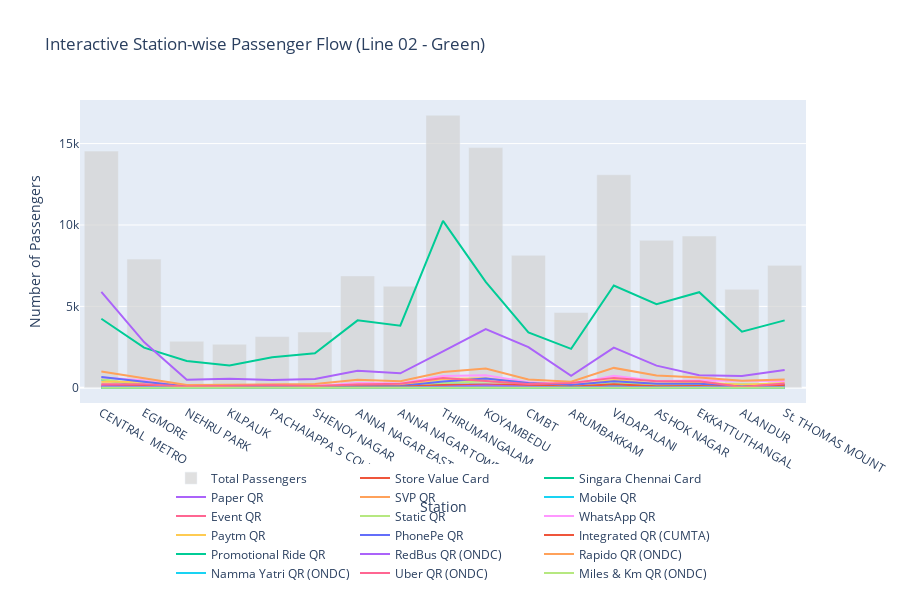

Notebook source saved alongside this figure:
### Code cell
import plotly.graph_objects as go

fig_line_02 = go.Figure()

# bar
fig_line_02.add_trace(go.Bar(
    x=df_line_02['Station'],
    y=df_line_02['Total Passengers'],
    name='Total Passengers',
    marker_color='lightgray',
    opacity=0.7,
    hovertemplate='<b>Total Passengers</b>: %{y}<extra></extra>'
))

payment_method_columns_line_02 = [col for col in df_line_02.columns if col not in ['Station', 'Total Passengers']]

# line
for method in payment_method_columns_line_02:
    fig_line_02.add_trace(go.Scatter(
        x=df_line_02['Station'],
        y=df_line_02[method],
        mode='lines',
        name=method,
        hovertemplate='<b>' + method + '</b>: %{y}<extra></extra>'
    ))

# layout
fig_line_02.update_layout(
    title_text='Interactive Station-wise Passenger Flow (Line 02 - Green)',
    xaxis_title='Station',
    yaxis_title='Number of Passengers',
    hovermode='x unified',
    legend=dict(
        orientation="h",
        yanchor="top",
        y=-0.2,
        xanchor="center",
        x=0.5
    ),
    height=600,
    margin=dict(t=100, b=150)
)

fig_line_02.show()

### Figure 1 — Plotly figure (JSON) as saved in the notebook; plotly's stock layout.template omitted (floating-point values rounded to 4 significant figures)
{"data": [{"hovertemplate": "<b>Total Passengers</b>: %{y}<extra></extra>", "marker": {"color": "lightgray"}, "name": "Total Passengers", "opacity": 0.7, "type": "bar", "x": ["CENTRAL  METRO", "EGMORE", "NEHRU PARK", "KILPAUK", "PACHAIAPPA S COLLEGE", "SHENOY NAGAR", "ANNA NAGAR EAST", "ANNA NAGAR TOWER", "THIRUMANGALAM", "KOYAMBEDU", "CMBT", "ARUMBAKKAM", "VADAPALANI", "ASHOK NAGAR", "EKKATTUTHANGAL", "ALANDUR", "St. THOMAS MOUNT"], "y": [14537, 7907, 2868, 2679, 3149, 3428, 6874, 6243, 16745, 14753, 8148, 4627, 13084, 9059, 9323, 6055, 7521]}, {"hovertemplate": "<b>Store Value Card</b>: %{y}<extra></extra>", "mode": "lines", "name": "Store Value Card", "type": "scatter", "x": ["CENTRAL  METRO", "EGMORE", "NEHRU PARK", "KILPAUK", "PACHAIAPPA S COLLEGE", "SHENOY NAGAR", "ANNA NAGAR EAST", "ANNA NAGAR TOWER", "THIRUMANGALAM", "KOYAMBEDU", "CMBT", "ARUMBAKKAM", "VADAPALANI", "ASHOK NAGAR", "EKKATTUTHANGAL", "ALANDUR", "St. THOMAS MOUNT"], "y": [58, 30, 13, 11, 16, 11, 26, 44, 111, 54, 30, 16, 72, 35, 25, 44, 27]}, {"hovertemplate": "<b>Singara Chennai Card</b>: %{y}<extra></extra>", "mode": "lines", "name": "Singara Chennai Card", "type": "scatter", "x": ["CENTRAL  METRO", "EGMORE", "NEHRU PARK", "KILPAUK", "PACHAIAPPA S COLLEGE", "SHENOY NAGAR", "ANNA NAGAR EAST", "ANNA NAGAR TOWER", "THIRUMANGALAM", "KOYAMBEDU", "CMBT", "ARUMBAKKAM", "VADAPALANI", "ASHOK NAGAR", "EKKATTUTHANGAL", "ALANDUR", "St. THOMAS MOUNT"], "y": [4245, 2471, 1648, 1374, 1881, 2117, 4145, 3821, 10251, 6504, 3402, 2392, 6281, 5137, 5874, 3448, 4144]}, {"hovertemplate": "<b>Paper QR</b>: %{y}<extra></extra>", "mode": "lines", "name": "Paper QR", "type": "scatter", "x": ["CENTRAL  METRO", "EGMORE", "NEHRU PARK", "KILPAUK", "PACHAIAPPA S COLLEGE", "SHENOY NAGAR", "ANNA NAGAR EAST", "ANNA NAGAR TOWER", "THIRUMANGALAM", "KOYAMBEDU", "CMBT", "ARUMBAKKAM", "VADAPALANI", "ASHOK NAGAR", "EKKATTUTHANGAL", "ALANDUR", "St. THOMAS MOUNT"], "y": [5898, 2812, 491, 558, 481, 538, 1048, 890, 2237, 3614, 2499, 745, 2466, 1364, 775, 731, 1103]}, {"hovertemplate": "<b>SVP QR</b>: %{y}<extra></extra>", "mode": "lines", "name": "SVP QR", "type": "scatter", "x": ["CENTRAL  METRO", "EGMORE", "NEHRU PARK", "KILPAUK", "PACHAIAPPA S COLLEGE", "SHENOY NAGAR", "ANNA NAGAR EAST", "ANNA NAGAR TOWER", "THIRUMANGALAM", "KOYAMBEDU", "CMBT", "ARUMBAKKAM", "VADAPALANI", "ASHOK NAGAR", "EKKATTUTHANGAL", "ALANDUR", "St. THOMAS MOUNT"], "y": [194, 43, 26, 18, 20, 22, 54, 54, 163, 80, 48, 27, 83, 67, 113, 150, 92]}, {"hovertemplate": "<b>Mobile QR</b>: %{y}<extra></extra>", "mode": "lines", "name": "Mobile QR", "type": "scatter", "x": ["CENTRAL  METRO", "EGMORE", "NEHRU PARK", "KILPAUK", "PACHAIAPPA S COLLEGE", "SHENOY NAGAR", "ANNA NAGAR EAST", "ANNA NAGAR TOWER", "THIRUMANGALAM", "KOYAMBEDU", "CMBT", "ARUMBAKKAM", "VADAPALANI", "ASHOK NAGAR", "EKKATTUTHANGAL", "ALANDUR", "St. THOMAS MOUNT"], "y": [492, 131, 27, 24, 24, 27, 64, 57, 201, 192, 97, 53, 137, 63, 111, 186, 140]}, {"hovertemplate": "<b>Event QR</b>: %{y}<extra></extra>", "mode": "lines", "name": "Event QR", "type": "scatter", "x": ["CENTRAL  METRO", "EGMORE", "NEHRU PARK", "KILPAUK", "PACHAIAPPA S COLLEGE", "SHENOY NAGAR", "ANNA NAGAR EAST", "ANNA NAGAR TOWER", "THIRUMANGALAM", "KOYAMBEDU", "CMBT", "ARUMBAKKAM", "VADAPALANI", "ASHOK NAGAR", "EKKATTUTHANGAL", "ALANDUR", "St. THOMAS MOUNT"], "y": [0, 0, 0, 0, 0, 0, 0, 0, 0, 0, 0, 0, 0, 0, 0, 0, 0]}, {"hovertemplate": "<b>Static QR</b>: %{y}<extra></extra>", "mode": "lines", "name": "Static QR", "type": "scatter", "x": ["CENTRAL  METRO", "EGMORE", "NEHRU PARK", "KILPAUK", "PACHAIAPPA S COLLEGE", "SHENOY NAGAR", "ANNA NAGAR EAST", "ANNA NAGAR TOWER", "THIRUMANGALAM", "KOYAMBEDU", "CMBT", "ARUMBAKKAM", "VADAPALANI", "ASHOK NAGAR", "EKKATTUTHANGAL", "ALANDUR", "St. THOMAS MOUNT"], "y": [534, 172, 38, 47, 32, 56, 106, 86, 296, 409, 162, 80, 284, 185, 181, 227, 175]}, {"hovertemplate": "<b>WhatsApp QR</b>: %{y}<extra></extra>", "mode": "lines", "name": "WhatsApp QR", "type": "scatter", "x": ["CENTRAL  METRO", "EGMORE", "NEHRU PARK", "KILPAUK", "PACHAIAPPA S COLLEGE", "SHENOY NAGAR", "ANNA NAGAR EAST", "ANNA NAGAR TOWER", "THIRUMANGALAM", "KOYAMBEDU", "CMBT", "ARUMBAKKAM", "VADAPALANI", "ASHOK NAGAR", "EKKATTUTHANGAL", "ALANDUR", "St. THOMAS MOUNT"], "y": [653, 450, 136, 136, 127, 108, 298, 267, 734, 778, 351, 200, 740, 428, 452, 429, 416]}, {"hovertemplate": "<b>Paytm QR</b>: %{y}<extra></extra>", "mode": "lines", "name": "Paytm QR", "type": "scatter", "x": ["CENTRAL  METRO", "EGMORE", "NEHRU PARK", "KILPAUK", "PACHAIAPPA S COLLEGE", "SHENOY NAGAR", "ANNA NAGAR EAST", "ANNA NAGAR TOWER", "THIRUMANGALAM", "KOYAMBEDU", "CMBT", "ARUMBAKKAM", "VADAPALANI", "ASHOK NAGAR", "EKKATTUTHANGAL", "ALANDUR", "St. THOMAS MOUNT"], "y": [372, 368, 97, 87, 64, 89, 208, 170, 545, 585, 277, 166, 481, 246, 327, 193, 288]}, {"hovertemplate": "<b>PhonePe QR</b>: %{y}<extra></extra>", "mode": "lines", "name": "PhonePe QR", "type": "scatter", "x": ["CENTRAL  METRO", "EGMORE", "NEHRU PARK", "KILPAUK", "PACHAIAPPA S COLLEGE", "SHENOY NAGAR", "ANNA NAGAR EAST", "ANNA NAGAR TOWER", "THIRUMANGALAM", "KOYAMBEDU", "CMBT", "ARUMBAKKAM", "VADAPALANI", "ASHOK NAGAR", "EKKATTUTHANGAL", "ALANDUR", "St. THOMAS MOUNT"], "y": [660, 365, 76, 77, 84, 82, 124, 110, 387, 578, 292, 168, 401, 251, 253, 81, 168]}, {"hovertemplate": "<b>Integrated QR (CUMTA)</b>: %{y}<extra></extra>", "mode": "lines", "name": "Integrated QR (CUMTA)", "type": "scatter", "x": ["CENTRAL  METRO", "EGMORE", "NEHRU PARK", "KILPAUK", "PACHAIAPPA S COLLEGE", "SHENOY NAGAR", "ANNA NAGAR EAST", "ANNA NAGAR TOWER", "THIRUMANGALAM", "KOYAMBEDU", "CMBT", "ARUMBAKKAM", "VADAPALANI", "ASHOK NAGAR", "EKKATTUTHANGAL", "ALANDUR", "St. THOMAS MOUNT"], "y": [105, 155, 31, 40, 38, 23, 81, 63, 176, 206, 179, 72, 224, 104, 120, 46, 162]}, {"hovertemplate": "<b>Promotional Ride QR</b>: %{y}<extra></extra>", "mode": "lines", "name": "Promotional Ride QR", "type": "scatter", "x": ["CENTRAL  METRO", "EGMORE", "NEHRU PARK", "KILPAUK", "PACHAIAPPA S COLLEGE", "SHENOY NAGAR", "ANNA NAGAR EAST", "ANNA NAGAR TOWER", "THIRUMANGALAM", "KOYAMBEDU", "CMBT", "ARUMBAKKAM", "VADAPALANI", "ASHOK NAGAR", "EKKATTUTHANGAL", "ALANDUR", "St. THOMAS MOUNT"], "y": [0, 0, 0, 0, 0, 0, 0, 0, 0, 0, 0, 0, 0, 0, 0, 0, 0]}, {"hovertemplate": "<b>RedBus QR (ONDC)</b>: %{y}<extra></extra>", "mode": "lines", "name": "RedBus QR (ONDC)", "type": "scatter", "x": ["CENTRAL  METRO", "EGMORE", "NEHRU PARK", "KILPAUK", "PACHAIAPPA S COLLEGE", "SHENOY NAGAR", "ANNA NAGAR EAST", "ANNA NAGAR TOWER", "THIRUMANGALAM", "KOYAMBEDU", "CMBT", "ARUMBAKKAM", "VADAPALANI", "ASHOK NAGAR", "EKKATTUTHANGAL", "ALANDUR", "St. THOMAS MOUNT"], "y": [93, 79, 20, 6, 7, 13, 13, 22, 64, 141, 61, 27, 75, 26, 46, 24, 31]}, {"hovertemplate": "<b>Rapido QR (ONDC)</b>: %{y}<extra></extra>", "mode": "lines", "name": "Rapido QR (ONDC)", "type": "scatter", "x": ["CENTRAL  METRO", "EGMORE", "NEHRU PARK", "KILPAUK", "PACHAIAPPA S COLLEGE", "SHENOY NAGAR", "ANNA NAGAR EAST", "ANNA NAGAR TOWER", "THIRUMANGALAM", "KOYAMBEDU", "CMBT", "ARUMBAKKAM", "VADAPALANI", "ASHOK NAGAR", "EKKATTUTHANGAL", "ALANDUR", "St. THOMAS MOUNT"], "y": [1009, 612, 175, 195, 214, 234, 495, 406, 970, 1187, 513, 376, 1225, 752, 639, 440, 506]}, {"hovertemplate": "<b>Namma Yatri QR (ONDC)</b>: %{y}<extra></extra>", "mode": "lines", "name": "Namma Yatri QR (ONDC)", "type": "scatter", "x": ["CENTRAL  METRO", "EGMORE", "NEHRU PARK", "KILPAUK", "PACHAIAPPA S COLLEGE", "SHENOY NAGAR", "ANNA NAGAR EAST", "ANNA NAGAR TOWER", "THIRUMANGALAM", "KOYAMBEDU", "CMBT", "ARUMBAKKAM", "VADAPALANI", "ASHOK NAGAR", "EKKATTUTHANGAL", "ALANDUR", "St. THOMAS MOUNT"], "y": [2, 3, 0, 0, 0, 0, 1, 1, 3, 5, 5, 0, 3, 1, 7, 1, 4]}, {"hovertemplate": "<b>Uber QR (ONDC)</b>: %{y}<extra></extra>", "mode": "lines", "name": "Uber QR (ONDC)", "type": "scatter", "x": ["CENTRAL  METRO", "EGMORE", "NEHRU PARK", "KILPAUK", "PACHAIAPPA S COLLEGE", "SHENOY NAGAR", "ANNA NAGAR EAST", "ANNA NAGAR TOWER", "THIRUMANGALAM", "KOYAMBEDU", "CMBT", "ARUMBAKKAM", "VADAPALANI", "ASHOK NAGAR", "EKKATTUTHANGAL", "ALANDUR", "St. THOMAS MOUNT"], "y": [222, 216, 90, 106, 161, 108, 211, 252, 607, 420, 232, 305, 612, 400, 400, 55, 265]}, {"hovertemplate": "<b>Miles & Km QR (ONDC)</b>: %{y}<extra></extra>", "mode": "lines", "name": "Miles & Km QR (ONDC)", "type": "scatter", "x": ["CENTRAL  METRO", "EGMORE", "NEHRU PARK", "KILPAUK", "PACHAIAPPA S COLLEGE", "SHENOY NAGAR", "ANNA NAGAR EAST", "ANNA NAGAR TOWER", "THIRUMANGALAM", "KOYAMBEDU", "CMBT", "ARUMBAKKAM", "VADAPALANI", "ASHOK NAGAR", "EKKATTUTHANGAL", "ALANDUR", "St. THOMAS MOUNT"], "y": [0, 0, 0, 0, 0, 0, 0, 0, 0, 0, 0, 0, 0, 0, 0, 0, 0]}], "layout": {"height": 600, "hovermode": "x unified", "legend": {"orientation": "h", "x": 0.5, "xanchor": "center", "y": -0.2, "yanchor": "top"}, "margin": {"b": 150, "t": 100}, "title": {"text": "Interactive Station-wise Passenger Flow (Line 02 - Green)"}, "xaxis": {"title": {"text": "Station"}}, "yaxis": {"title": {"text": "Number of Passengers"}}}}
